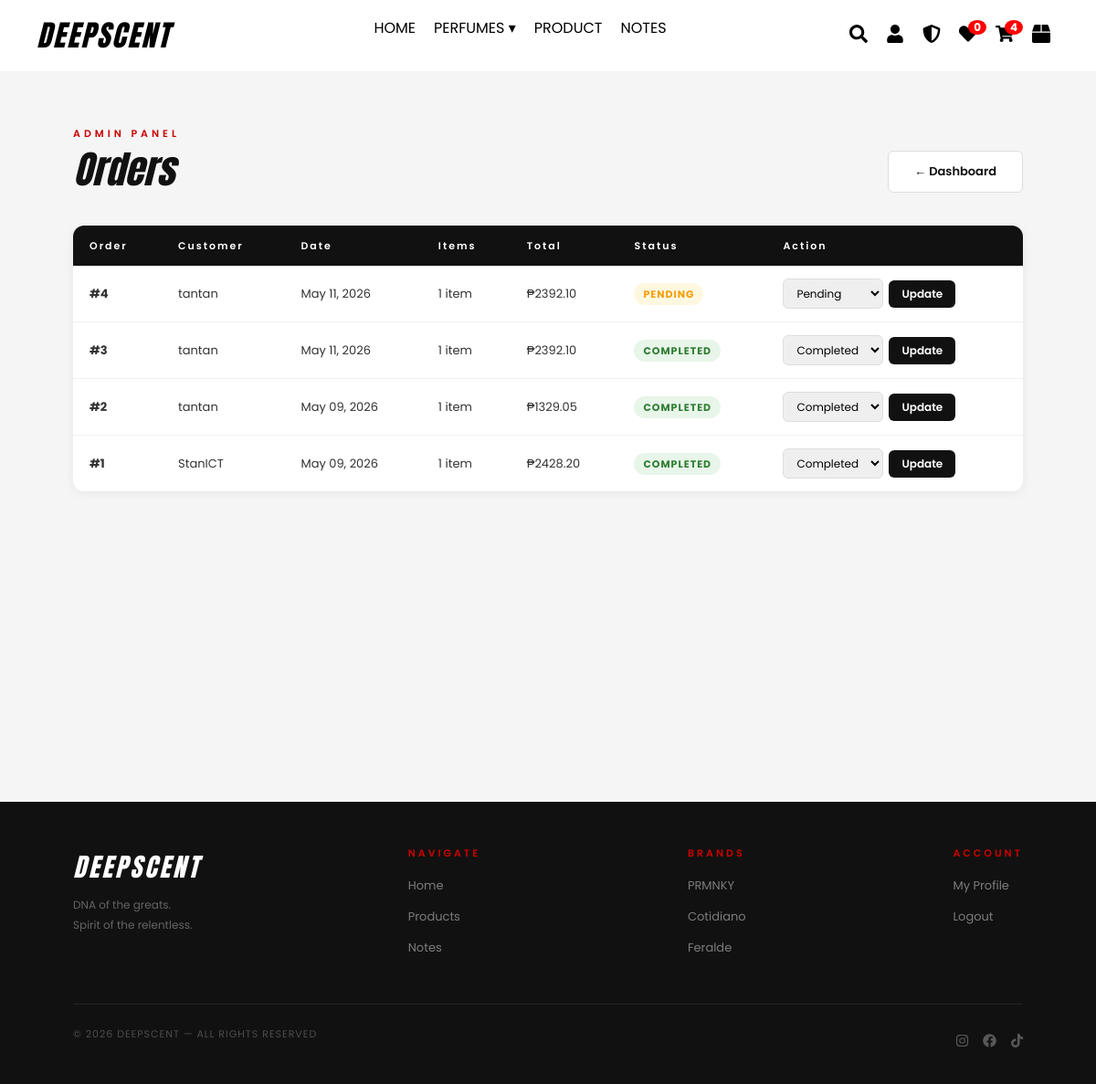
Page /admin/orders (signed in) on the earlier database version.
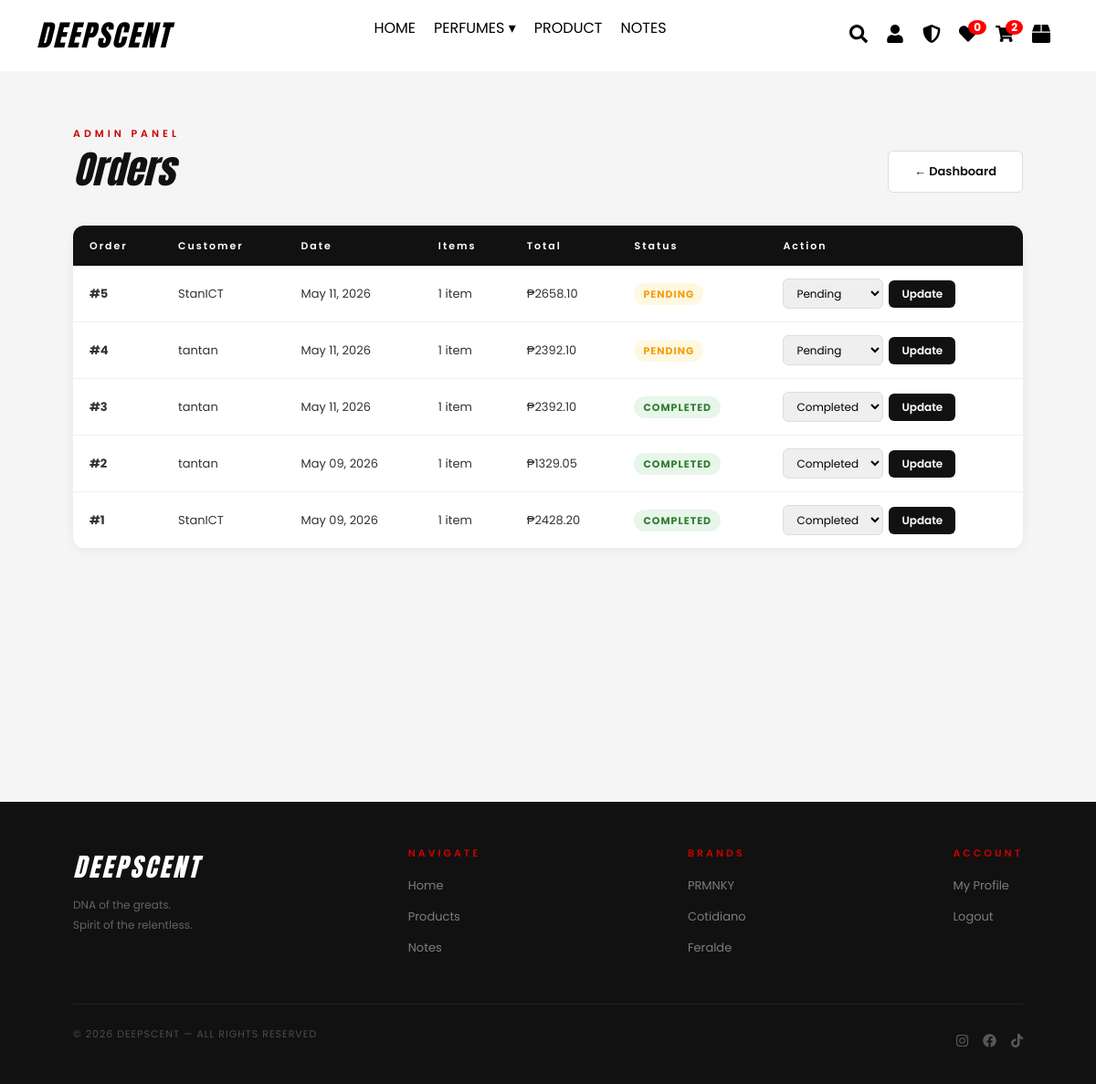
Same page on the later database version.
### website/models.py (models this page shows)
class Order(db.Model):
    id = db.Column(db.Integer, primary_key=True)
    user_id = db.Column(db.Integer, db.ForeignKey('user.id'), nullable=False)
    created_at = db.Column(db.DateTime, default=datetime.utcnow)
    status = db.Column(db.String(20), default='Pending')
    total = db.Column(db.Float, nullable=False)
    items = db.relationship('OrderItem', backref='order', lazy=True)

class User(db.Model, UserMixin):
    id = db.Column(db.Integer, primary_key=True)
    username = db.Column(db.String(150), unique=True, nullable=False)
    password = db.Column(db.String(150), nullable=False)
    is_admin = db.Column(db.Boolean, default=False)
    avatar = db.Column(db.String(150), nullable=True)
    fullname = db.Column(db.String(150), default='')
    cart_items = db.relationship('CartItem', backref='user', lazy=True)
    favorites = db.relationship('Favorite', backref='user', lazy=True)
    orders = db.relationship('Order', backref='user', lazy=True)

class Brand(db.Model):
    id = db.Column(db.Integer, primary_key=True)
    name = db.Column(db.String(100), unique=True, nullable=False)
    logo = db.Column(db.String(150), nullable=True)

### website/admin.py (the view)
@admin.route("/orders")
@login_required
def admin_orders():
    if not current_user.is_admin:
        abort(403)
    orders = Order.query.order_by(Order.created_at.desc()).all()
    return render_template('admin_orders.html', orders=orders)

### website/templates/admin_orders.html (shortened to what this page needs)
{% extends "base.html" %}
{% block content %}
<section class="admin-page">
    <div class="admin-header">
        <div>
            <p class="section-label">ADMIN PANEL</p>
            <h1 class="admin-title">Orders</h1>
        </div>
        <a href="{{ url_for('admin.dashboard') }}" class="admin-btn-secondary">← Dashboard</a>
    </div>
    <div class="admin-table-wrap">
        <table class="admin-table">
            <thead>
                <tr>
                    <th>Order</th>
                    <th>Customer</th>
                    <th>Date</th>
                    <th>Items</th>
                    <th>Total</th>
                    <th>Status</th>
                    <th>Action</th>
                </tr>
            </thead>
            <tbody>
                {% for order in orders %}
                <tr>
                    <td><strong>#{{ order.id }}</strong></td>
                    <td>{{ order.user.username }}</td>
                    <td>{{ order.created_at.strftime('%b %d, %Y') }}</td>
                    <td>{{ order.items|length }} item{{ 's' if order.items|length != 1 }}</td>
                    <td>₱{{ "%.2f"|format(order.total) }}</td>
                    <td><span class="order-status status-{{ order.status|lower }}">{{ order.status }}</span></td>
                    <td>
                        <form method="POST" action="{{ url_for('admin.update_order_status', order_id=order.id) }}" style="display:flex;gap:6px;align-items:center;">
                            <select name="status" class="status-select">
                                {% for s in ['Pending', 'Processing', 'Completed', 'Cancelled'] %}
                                <option value="{{ s }}" {% if order.status == s %}selected{% endif %}>{{ s }}</option>
                                {% endfor %}
                            </select>
                            <button type="submit" class="btn-update">Update</button>
                        </form>
                    </td>
                </tr>
                {% else %}
                <tr><td colspan="7" class="empty-row">No orders yet.</td></tr>
                {% endfor %}
            </tbody>
        </table>
    </div>
</section>
{% endblock %}

### website/templates/base.html (shortened to what the changed rows need)
<!DOCTYPE html>
<html lang="en">
<head>
    <link rel="stylesheet" href="{{ url_for('static', filename='css/all.min.css') }}">
    <link rel="stylesheet" href="{{ url_for('static', filename='css/bootstrap.min.css') }}">
    <link rel="stylesheet" href="{{ url_for('static', filename='css/all.min.css') }}">
    <link rel="stylesheet" href="{{ url_for('static', filename='css/style.css') }}">
</head>
<body>
    <nav class="navbar">
        <div class="icons">
            <a href="{% if current_user.is_authenticated %}{{ url_for('views.cart') }}{% else %}{{ url_for('views.cart_login_required') }}{% endif %}"><i class="fas fa-shopping-cart"></i><span class="badge cart-badge">{{ current_user.cart_items | sum(attribute='quantity') if current_user.is_authenticated else 0 }}</span></a>
        </div>
    </nav>
    <main>
        {% block content %}{% endblock %}
    </main>
    <footer>
        <div class="footer-inner">
            <div class="footer-links">
                <ul>
                    {% for brand in g.brands %}
                    <li><a href="{{ url_for('views.perfumes', brand=brand.name) }}">{{ brand.name }}</a></li>
                    {% endfor %}
                </ul>
            </div>
        </div>
    </footer>
</body>
</html>

Differences in the rows shown:
added Order: id "5", user.username "StanICT", created_at "May 11, 2026", items|length "1", total "2658.10", status "PENDING", status "Pending"
Other differences:
text no longer shown: "4"
text now shown: "2"
